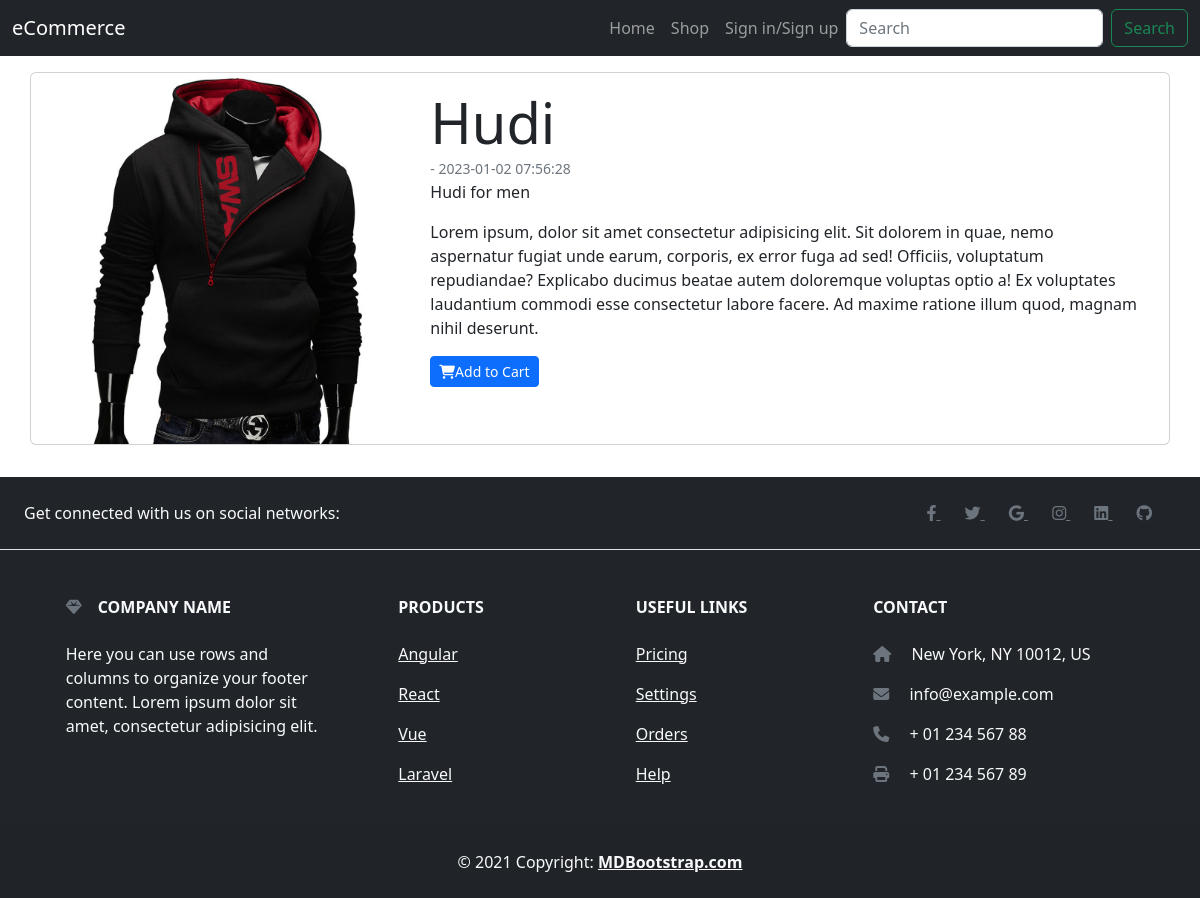
/ecommerce/singleProduct.php?id=22, run on the app's committed database.
### tables this page shows
CREATE TABLE `products` (
  `id` int(11) NOT NULL,
  `name` varchar(255) NOT NULL,
  `regular_price` int(11) NOT NULL,
  `discount_price` int(11) NOT NULL,
  `description` longtext NOT NULL,
  `img` varchar(255) NOT NULL,
  `created_at` timestamp NOT NULL DEFAULT current_timestamp()
);

### ecommerce/singleProduct.php (the view, shortened to what this page needs)
<?php
include_once("./header.php");
include_once("./navbar.php");
$id = isset($_GET['id']) ? $_GET['id'] : header("location: ./index.php");
$getProduct = $conn->query("SELECT * FROM `products` WHERE `id` = $id");
$data = $getProduct->fetch_object();
?>
<div class="container">
    <div class="row">
        <div class="card my-3">
            <div class="row g-0">
                <div class="col-md-4">
                    <img src="<?= $data->img ?>" class="img-fluid rounded-start" alt="..." style="max-height: 600px;">
                </div>
                <div class="col-md-8">
                    <div class="card-body">
                        <div class="display-4"><?= $data->name ?></div>
                        <div><small class="text-muted m-0 p-0">- <?= $data->created_at ?></small></div>
                        <div><?= $data->description ?></div>
                        <p>Lorem ipsum, dolor sit amet consectetur adipisicing elit. Sit dolorem in quae, nemo aspernatur fugiat unde earum, corporis, ex error fuga ad sed! Officiis, voluptatum repudiandae? Explicabo ducimus beatae autem doloremque voluptas optio a! Ex voluptates laudantium commodi esse consectetur labore facere. Ad maxime ratione illum quod, magnam nihil deserunt.</p>
                        <button class="btn btn-sm btn-primary" onclick="add2cart(<?= $data->id ?>)"><i class="fa-solid fa-cart-shopping"></i>Add to Cart</button>
                    </div>
                </div>
            </div>
        </div>
    </div>
</div>
<?php
include_once("./footer.php");
?>

### data on the page
products: img (picture), name "Hudi", created_at "2023-01-02 07:56:28", description "Hudi for men"
